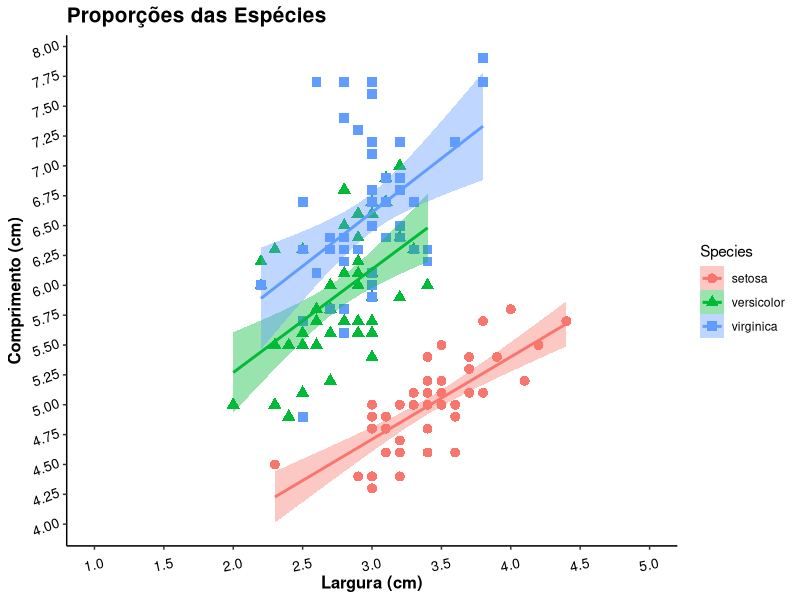

Write R code to recreate this figure.

library(ggplot2)

ggplot(iris, aes(iris$Sepal.Width, iris$Sepal.Length,
                 shape = Species, color = Species, fill = Species )) +
  geom_point(size = 3) +
  geom_smooth(method = "lm") +
  theme_classic() +
  labs(x = "Largura (cm)", y = "Comprimento (cm)" , title = "Proporções das Espécies") +
  theme(plot.title = element_text(size = 15, colour = "black", face = "bold")) +
  theme(axis.title = element_text(size = 12, colour = "black", face = "bold")) +
  theme(axis.text = element_text(size = 10, colour = "black")) +
  theme(axis.text.x = element_text(angle = 12, vjust = .25)) +
  theme(axis.text.y = element_text(angle = 20, vjust = .25)) +
  scale_x_continuous(limits = c(1,5), breaks = seq(1, 5, 0.5)) +
  scale_y_continuous(breaks = seq(0, 10, 0.25)) 
